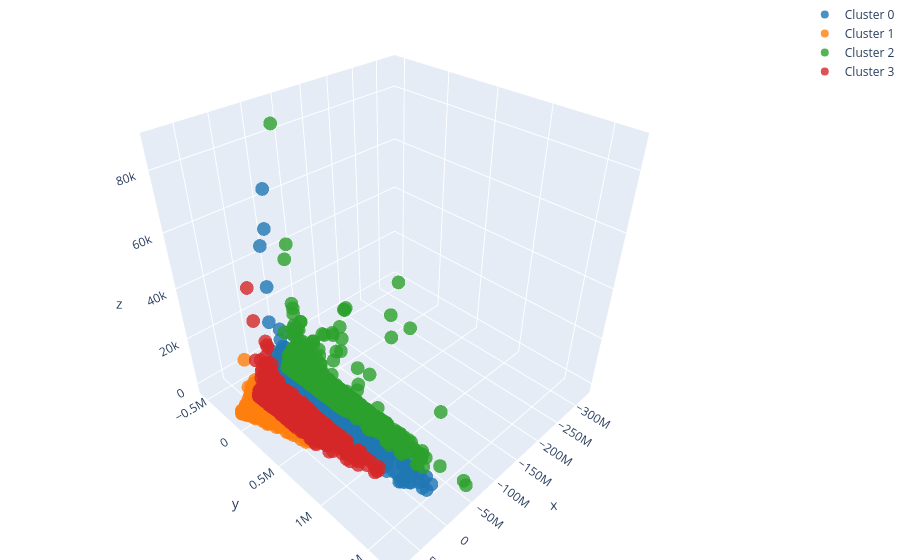

Notebook source saved alongside this figure:
### Code cell
N_CLUSTERS = 4

df_kmeans = kmeans_fit_and_plot_per_cluster(N_CLUSTERS, X, user_segments_df)

### Figure 1 — Plotly figure (JSON) as saved in the notebook; plotly's stock layout.template omitted (floating-point values rounded to 4 significant figures; data arrays with more than 128 entries replaced by an {"elided": "..."} marker saying what was removed)
{"data": [{"marker": {"color": "#1f77b4", "opacity": 0.8, "size": 8}, "mode": "markers", "name": "Cluster 0", "type": "scatter3d", "x": {"elided": "3035 float values"}, "y": {"elided": "3035 float values"}, "z": {"elided": "3035 float values"}}, {"marker": {"color": "#ff7f0e", "opacity": 0.8, "size": 8}, "mode": "markers", "name": "Cluster 1", "type": "scatter3d", "x": {"elided": "1891 float values"}, "y": {"elided": "1891 float values"}, "z": {"elided": "1891 float values"}}, {"marker": {"color": "#2ca02c", "opacity": 0.8, "size": 8}, "mode": "markers", "name": "Cluster 2", "type": "scatter3d", "x": {"elided": "2892 float values"}, "y": {"elided": "2892 float values"}, "z": {"elided": "2892 float values"}}, {"marker": {"color": "#d62728", "opacity": 0.8, "size": 8}, "mode": "markers", "name": "Cluster 3", "type": "scatter3d", "x": {"elided": "2182 float values"}, "y": {"elided": "2182 float values"}, "z": {"elided": "2182 float values"}}], "layout": {"margin": {"b": 0, "l": 0, "r": 0, "t": 0}, "title": {"text": "Interactive 3D Plot of Clusters"}}}
